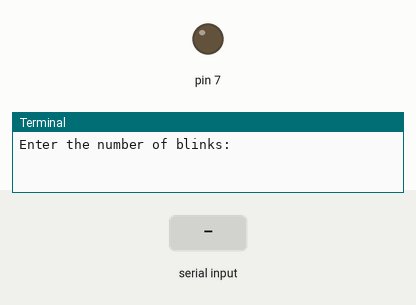
Bench run of a program on a simulated Raspberry Pi (header pin numbers). Shown: output pins drawn as LEDs (lit = HIGH), the last lines printed to the terminal. The test bench sets the inputs (shaded band).

Above: at 1.2 s.
1.3 s: "5" typed at the terminal
2.8 s: "90" typed at the terminal
At 3.7 s:
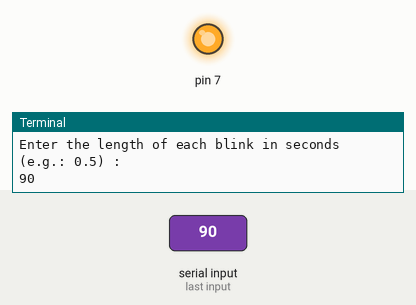
Timing chart, 0 to 5.8 s (numbered marks = the images above; inputs shaded):
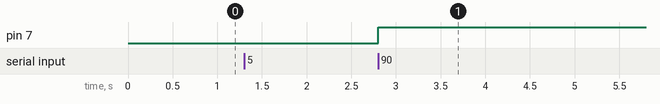

Measured:
- after the input at 2.8 s, pin 7: LOW → HIGH at once

The program:

led.py
```python
#!/usr/bin/python

import RPi.GPIO as GPIO
import time

GPIO.setmode(GPIO.BOARD) ## Use BOARD pin numbering
GPIO.setup(7, GPIO.OUT) ## Setup GPIO pin 7 to OUT

def blink(num_of_blinks, speed):
  for i in range(0, num_of_blinks):
    GPIO.output(7, True) ## Turn on GPIO pin 7
    time.sleep(speed)
    GPIO.output(7, False) ## Switch off GPIO pin 7
    time.sleep(speed)
  GPIO.cleanup()

def main():
  num_of_blinks = raw_input("Enter the number of blinks: ")
  speed = raw_input("Enter the length of each blink in seconds (e.g.: 0.5) : ")
  blink(int(num_of_blinks), float(speed))

main()
```
